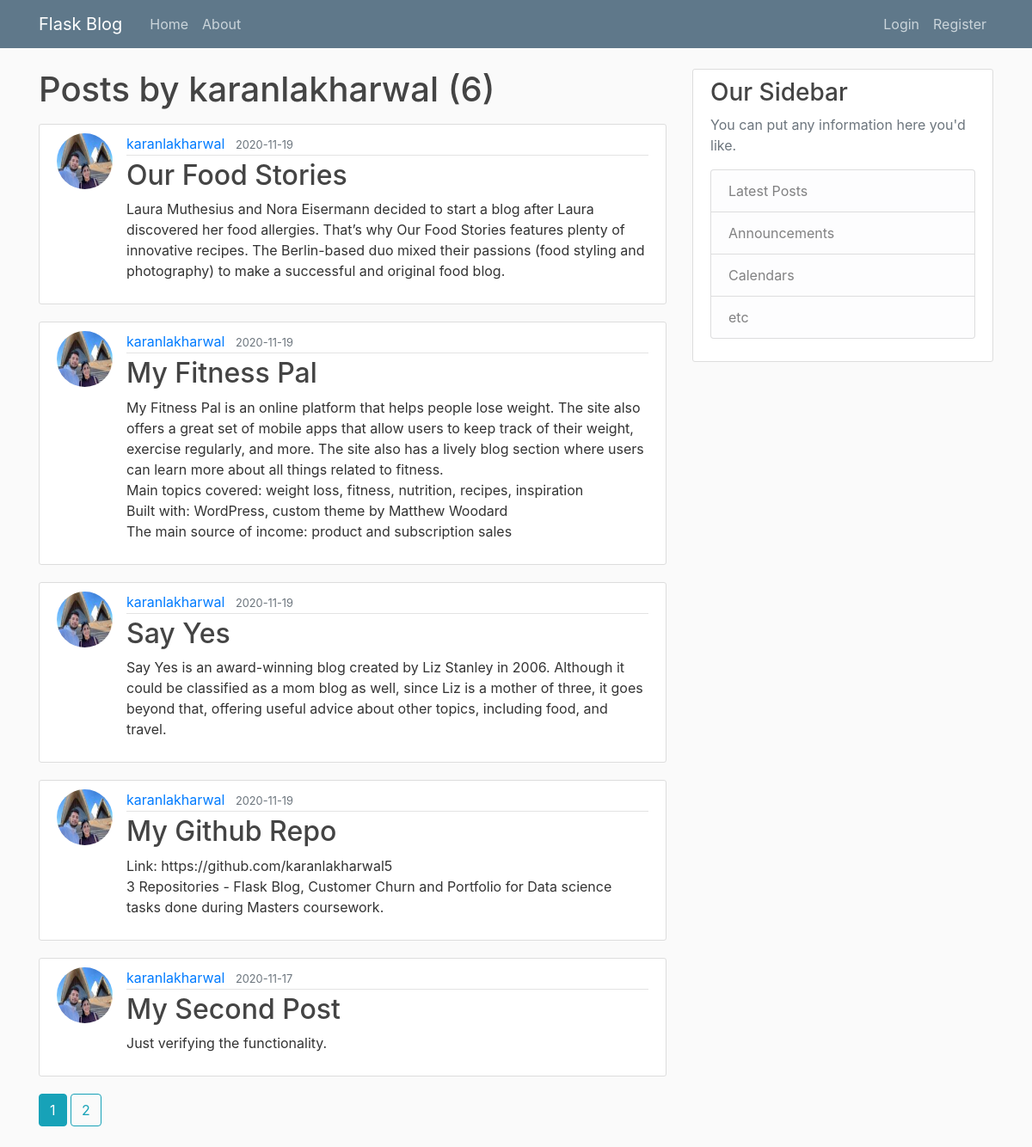
Screenshot of /user/karanlakharwal with the database file from the repository.
### FlaskBlog/models.py (models this page shows, shortened)
class User(db.Model, UserMixin):
    id = db.Column(db.Integer, primary_key=True)
    username = db.Column(db.String(20), unique=True, nullable=False)
    email = db.Column(db.String(120), unique=True, nullable=False)
    image_file = db.Column(db.String(20), nullable=False, default='default.jpg')
    password = db.Column(db.String(60), nullable=False)
    posts = db.relationship('Post', backref='author', lazy=True)

class Post(db.Model):
    id = db.Column(db.Integer, primary_key=True)
    title = db.Column(db.String(100), nullable=False)
    date_posted = db.Column(db.DateTime, nullable=False, default=datetime.utcnow)
    content = db.Column(db.Text, nullable=False)
    user_id = db.Column(db.Integer, db.ForeignKey('user.id'), nullable=False)

### FlaskBlog/routes.py (the view)
@app.route('/user/<string:username>')
def user_posts(username):
    page = request.args.get('page',1,type=int)
    user = User.query.filter_by(username=username).first_or_404()
    posts =Post.query.filter_by(author=user)\
        .order_by(Post.date_posted.desc())\
        .paginate(page=page, per_page=5)
    return render_template('user_posts.html', posts=posts,user=user)

### FlaskBlog/templates/user_posts.html
{% extends 'layout.html' %}
{% block content %}
    <h1 class="mb-3">Posts by {{ user.username }} ({{ posts.total }})</h1>
    {% for post in posts.items %}
    <article class="media content-section">
      <img class="rounded-circle article-img" src="{{ url_for('static',filename='profile_pics/'+ post.author.image_file)}}">
      <div class="media-body">
        <div class="article-metadata">
          <a class="mr-2" href="{{ url_for('user_posts',username=post.author.username) }}">{{ post.author.username }}</a>
          <small class="text-muted">{{ post.date_posted.strftime('%Y-%m-%d') }}</small>
        </div>
        <h2><a class="article-title" href="{{url_for('post',post_id=post.id)}}">{{ post.title }}</a></h2>
        <p class="article-content">{{ post.content }}</p>
      </div>
    </article>
    {% endfor %}
    {% for page_num in posts.iter_pages(left_edge=1,right_edge=1,left_current=1, right_current=2) %}
        {% if page_num %}
            {% if posts.page == page_num %}
                <a class="btn btn-info mb-4" href="{{url_for('user_posts', username=user.username, page=page_num)}}">{{ page_num }}</a>
            {% else %}
                <a class="btn btn-outline-info mb-4" href="{{url_for('user_posts', username=user.username, page=page_num)}}">{{ page_num }}</a>
            {% endif %}
        {% else %}
            ...
        {% endif %}
    {% endfor %}
{% endblock content %}

### FlaskBlog/templates/layout.html (shortened to what this page needs)
<!DOCTYPE html>
<html lang="en" dir="ltr">
    <head>
        <link rel="stylesheet" href="https://stackpath.bootstrapcdn.com/bootstrap/4.3.1/css/bootstrap.min.css">
        <link rel="stylesheet" type="text/css" href="{{ url_for('static', filename='main.css')}}">
    </head>
    <body>
        <header class="site-header">
          <nav class="navbar navbar-expand-md navbar-dark bg-steel fixed-top">
            <div class="container">
              <a class="navbar-brand mr-4" href="/">Flask Blog</a>
              <div class="collapse navbar-collapse" id="navbarToggle">
                <div class="navbar-nav mr-auto">
                  <a class="nav-item nav-link" href="/">Home</a>
                  <a class="nav-item nav-link" href="/about">About</a>
                </div>
                <div class="navbar-nav">
                    {% if current_user.is_authenticated %}
                        <a class="nav-item nav-link" href="/post/new">New Post</a>
                        <a class="nav-item nav-link" href="/account">Account</a>
                        <a class="nav-item nav-link" href="/logout">Logout</a>
                    {% else %}
                        <a class="nav-item nav-link" href="/login">Login</a>
                        <a class="nav-item nav-link" href="/register">Register</a>
                    {% endif %}
                </div>
              </div>
            </div>
          </nav>
        </header>
        <main role="main" class="container">
          <div class="row">
            <div class="col-md-8">
              {% block content %}{% endblock %}
            </div>
            <div class="col-md-4">
              <div class="content-section">
                <h3>Our Sidebar</h3>
                <p class='text-muted'>You can put any information here you'd like.
                  <ul class="list-group">
                    <li class="list-group-item list-group-item-light">Latest Posts</li>
                    <li class="list-group-item list-group-item-light">Announcements</li>
                    <li class="list-group-item list-group-item-light">Calendars</li>
                    <li class="list-group-item list-group-item-light">etc</li>
                  </ul>
                </p>
              </div>
            </div>
          </div>
        </main>
    </body>
</html>

### FlaskBlog/static/main.css (style rules this page uses)
body { background: #fafafa; color: #333333; margin-top: 5rem; }
h1, h2, h3, h4, h5, h6 { color: #444444; }
.bg-steel { background-color: #5f788a; }
.site-header .navbar-nav .nav-link { color: #cbd5db; }
.content-section { background: #ffffff; padding: 10px 20px; border: 1px solid #dddddd; border-radius: 3px; margin-bottom: 20px; }
.article-title { color: #444444; }
.article-content { white-space: pre-line; }
.article-img { height: 65px; width: 65px; margin-right: 16px; }
.article-metadata { padding-bottom: 1px; margin-bottom: 4px; border-bottom: 1px solid #e3e3e3 }

### rows the page displays
User: username "karanlakharwal"
Post: image_file (picture), author.username "karanlakharwal", date_posted "2020-11-19", title "Our Food Stories", content "Laura Muthesius and Nora Eisermann decided to start a blog after Laura discovered her food allergies. That’s why Our Food Stories features plenty of innovative recipes. The Berlin-based duo mixed their passions (food styling and photography) to make a successful and original food blog."
Post: image_file (picture), author.username "karanlakharwal", date_posted "2020-11-19", title "My Fitness Pal", content "My Fitness Pal is an online platform that helps people lose weight. The site also offers a great set of mobile apps that allow users to keep track of their weight, exercise regularly, and more. The site also has a lively blog section where users can learn more about all things related to fitness. Main topics covered: weight loss, fitness, nutrition, recipes, inspiration Built with: WordPress, custom theme by Matthew Woodard The main source of income: product and subscription sales"
Post: image_file (picture), author.username "karanlakharwal", date_posted "2020-11-19", title "Say Yes", content "Say Yes is an award-winning blog created by Liz Stanley in 2006. Although it could be classified as a mom blog as well, since Liz is a mother of three, it goes beyond that, offering useful advice about other topics, including food, and travel."
Post: image_file (picture), author.username "karanlakharwal", date_posted "2020-11-19", title "My Github Repo", content "Link: https://github.com/karanlakharwal5 3 Repositories - Flask Blog, Customer Churn and Portfolio for Data science tasks done during Masters coursework."
Post: image_file (picture), author.username "karanlakharwal", date_posted "2020-11-17", title "My Second Post", content "Just verifying the functionality."

### other values shown
{{ posts.total }} "6"
{{ page_num }} "1"
{{ page_num }} "2"
